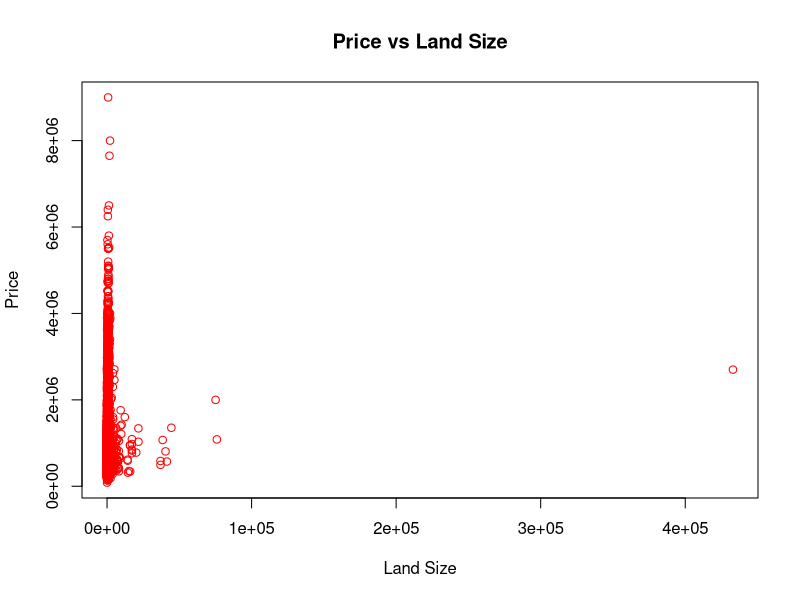
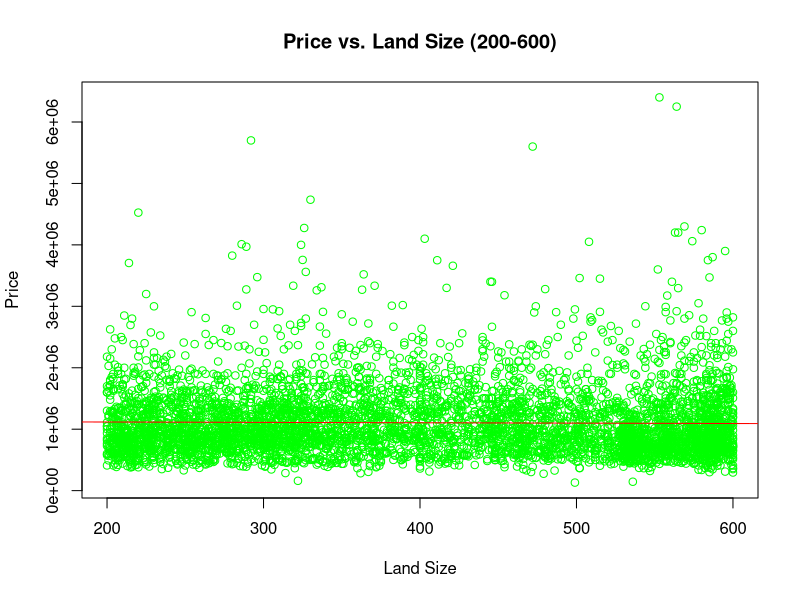

Source code (R) for these figures, in order:
#Nicolas Hernandez
#Week 7 Assignment B

setwd("C:/Users/Nicolas/Desktop/Code/R/")

library(readxl)
library(Hmisc)


#(1) plotting the price versus the landsize for all homes in the dataset
#using the plot function

Housing <- read_excel("CleanMelbourneHousing.xlsx")

View(Housing)

Housing$Price <- as.numeric(Housing$Price)
Housing$Landsize <- as.numeric(Housing$Landsize)
Housing$Rooms <- as.numeric(Housing$Rooms)

# Same data frame as before but with regionname
CleanHousing <- data.frame(
  'Price' = Housing$Price,
  'LandSize' = Housing$Landsize,
  'Rooms' = Housing$Rooms,
  'Date' = Housing$Date,
  'Regionname' = Housing$Regionname
)

plot(CleanHousing$LandSize,CleanHousing$Price,main="Price vs Land Size",
     xlab="Land Size",ylab = "Price",col = "red")

#not a very clear relationship and is skewed right. Some outliers.


#(2)
#we can use subsets to find the data in the region between 200 and 600 similarly to strings in class

RangeHousing <- subset(CleanHousing,LandSize >= 200 & LandSize <=  600 )

#plot linear model

model <- lm(Price ~ LandSize,data = RangeHousing)

#plot regression line
plot(RangeHousing$LandSize,RangeHousing$Price,main="Price vs. Land Size (200-600)",
     xlab = "Land Size", ylab = "Price", col = "green",)
abline(model,col="red")

#find R^2 value
summary(model)


#(3)
#Find Sd and the mean of the 8 regions, which region sare the most expensive


#I did it the long way

# Create vectors for each region based on the updated region names that I could find
#I can only apologize
Northern_Metropolitan <- c()
Southern_Metropolitan <- c()
South_Eastern_Metropolitan <- c()
South_Western_Metropolitan <- c()
Western_Metropolitan <- c()
Eastern_Metropolitan <- c()
Northern_Victoria <- c()
Western_Victoria <- c()
Eastern_Victoria <- c()
Southern_Victoria <- c()

# Populate vectors with home prices based on region
for (i in 1:nrow(CleanHousing)) {
  region <- CleanHousing$Regionname[i]
  price <- CleanHousing$Price[i]
  
  if (region == "Northern Metropolitan") {
    Northern_Metropolitan <- c(Northern_Metropolitan, price)
  } else if (region == "Southern Metropolitan") {
    Southern_Metropolitan <- c(Southern_Metropolitan, price)
  } else if (region == "South-Eastern Metropolitan") {
    South_Eastern_Metropolitan <- c(South_Eastern_Metropolitan, price)
  } else if (region == "South-Western Metropolitan") {
    South_Western_Metropolitan <- c(South_Western_Metropolitan, price)
  } else if (region == "Western Metropolitan") {
    Western_Metropolitan <- c(Western_Metropolitan, price)
  } else if (region == "Eastern Metropolitan") {
    Eastern_Metropolitan <- c(Eastern_Metropolitan, price)
  } else if (region == "Northern Victoria") {
    Northern_Victoria <- c(Northern_Victoria, price)
  } else if (region == "Western Victoria") {
    Western_Victoria <- c(Western_Victoria, price)
  } else if (region == "Eastern Victoria") {
    Eastern_Victoria <- c(Eastern_Victoria, price)
  } else if (region == "Southern Victoria") {
    Southern_Victoria <- c(Southern_Victoria, price)
  }
}

# Calculate mean and SD for each region
RegionStats <- data.frame(
  Regionname = c("Northern Metropolitan", "Southern Metropolitan", "South-Eastern Metropolitan", 
                 "South-Western Metropolitan", "Western Metropolitan", "Eastern Metropolitan",
                 "Northern Victoria", "Western Victoria", "Eastern Victoria", "Southern Victoria"),
  Mean = c(mean(Northern_Metropolitan), mean(Southern_Metropolitan), mean(South_Eastern_Metropolitan),
           mean(South_Western_Metropolitan), mean(Western_Metropolitan), mean(Eastern_Metropolitan),
           mean(Northern_Victoria), mean(Western_Victoria), mean(Eastern_Victoria), mean(Southern_Victoria)),
  SD = c(sd(Northern_Metropolitan), sd(Southern_Metropolitan), sd(South_Eastern_Metropolitan),
         sd(South_Western_Metropolitan), sd(Western_Metropolitan), sd(Eastern_Metropolitan),
         sd(Northern_Victoria), sd(Western_Victoria), sd(Eastern_Victoria), sd(Southern_Victoria))
)

RegionStats

# Find the most expensive value
summary(RegionStats$Mean)
#I see that ther are 2 NA values that I havent cleaned

# Remove NAs before finding the maximum value
RegionStats_clean <- RegionStats[!is.na(RegionStats$Mean), ] #na due to error in cleaning so I have to use function
#otherwise I would treat them as strings and get rid of them

# Find the maximum value of the Mean column
max_value <- max(RegionStats_clean$Mean)

# Find the region corresponding to the maximum value
# by checking each row to see if it matches the max value
#it works aslong as names are in order
most_expensive_region <- RegionStats_clean$Regionname[RegionStats_clean$Mean == max_value]
most_expensive_region



#(4)
#Create new Collumn

CleanHousing$PricePerArea <- CleanHousing$Price/CleanHousing$LandSize

#(5) Create 90% confidence interval for each region

#due to missing data, again i have to use, is.na
sum(is.na(CleanHousing$PricePerArea))
cleaned_data <- CleanHousing$PricePerArea[!is.na(CleanHousing$PricePerArea)]
summary(cleaned_data)
var(cleaned_data)

#Found a division by error after testing 
CleanHousing$PricePerArea[CleanHousing$LandSize == 0 | is.na(CleanHousing$LandSize)] <- 0

# Now calculate the 90% confidence interval
cleaned_data <- CleanHousing$PricePerArea[CleanHousing$PricePerArea != 0]  # Exclude 0 values from analysis

# Perform the t-test to calculate the confidence interval
t.test(cleaned_data,
       mu=mean(CleanHousing$PricePerArea),
       conf.level = 0.90, 
       alternative = 'two.sided')

#finally works

#(6)

#Lots of error due to a vector not beign paired correctly which threw many errors

# Initialize empty vectors to store the region names and results
Region <- c()
Result <- c()

# Calculate the overall mean of PricePerArea
overall_mean <- mean(CleanHousing$PricePerArea)

# Loop through each region in RegionStats
for (i in 1:nrow(RegionStats)) {
  # Subset the data for the current region
  region_data <- CleanHousing$PricePerArea[CleanHousing$Regionname == RegionStats$Regionname[i]]
  
  # Check if there are enough observations for the t-test (at least 2)
  if (length(region_data) >= 2) {
    # Perform the one-sample t-test to compare region mean to the overall mean
    t_result <- t.test(region_data, mu = overall_mean, conf.level = 0.90)
    
    # Append region name and p-value to the results
    Region <- append(Region, RegionStats$Regionname[i])
    Result <- append(Result, t_result$p.value)
    #WILL THROW ERROR IF NOT PUT, USED STACK OVERFLOW
  } else {
    # If there are not enough data points, append NA for that region
    # Ive tried not including the two vectors with no data but to no avail
    Region <- append(Region, RegionStats$Regionname[i])
    Result <- append(Result, NA)
  }
}


t_test_df <- data.frame(Region, Result)
# Print the results of our test
print(t_test_df)


#(7)

#Tax brakcet from last week

compute_tax1 <- function(price) {
  if (price <= 1000000) {
    return(price * 0.015)  # 1.5% tax for prices <= $1,000,000
  } else if (price > 1000000 && price < 3000000) {
    return(price * 0.0115)  # 1.15% tax for prices between $1,000,000 and $3,000,000
  } else {
    return(price * 0.01)  # 1% tax for prices >= $3,000,000
  }
}

#sapplyformta
#df$z <- sapply(df$y,f)
#View(df)

CleanHousing$PropertyTax1 <- sapply(CleanHousing$PricePerArea,compute_tax1)
View(CleanHousing)


#(8)

#Same thing but with Price per area

# Tax based on Price Per Area
compute_tax2 <- function(PPA) {
  if (PPA <= 3500) {
    return(PPA * 0.01)  # 1% tax for PPA <= 3500
  } else if (PPA > 3500 && PPA <= 15000) {
    return(PPA * 0.0115)  # 1.15% tax for 3500 < PPA <= 15000
  } else {
    return(PPA * 0.015)  # 1.5% tax for PPA > 15000
  }
}

CleanHousing$PropertyTax2 <- sapply(CleanHousing$PricePerArea, compute_tax2)
View(CleanHousing)




#(9) Difference and total revenue change

CleanHousing$Difference <- CleanHousing$PropertyTax2 - CleanHousing$PropertyTax1
TotalRevenueChange <- sum(CleanHousing$Difference)
TotalRevenueChange
